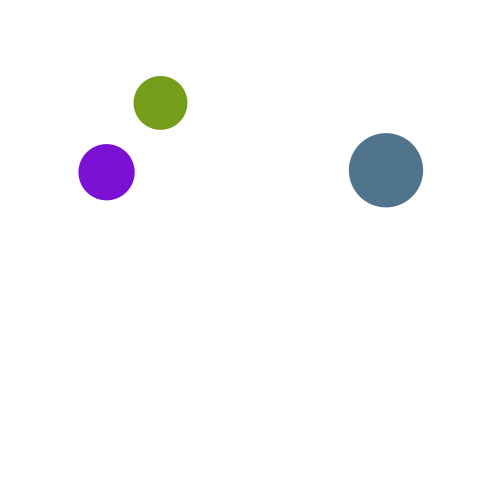
Frame 1 (no input)
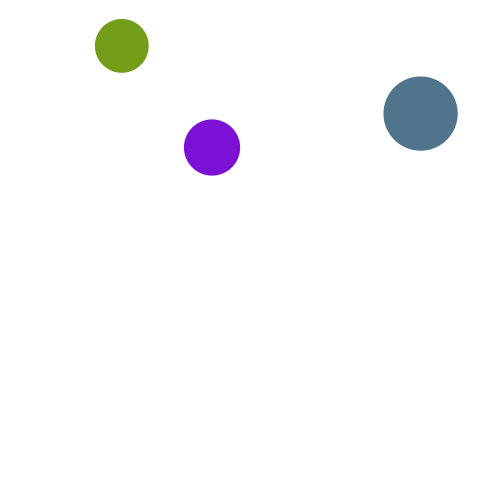
Frame 60 (the mouse pressed at the canvas centre just before this capture)
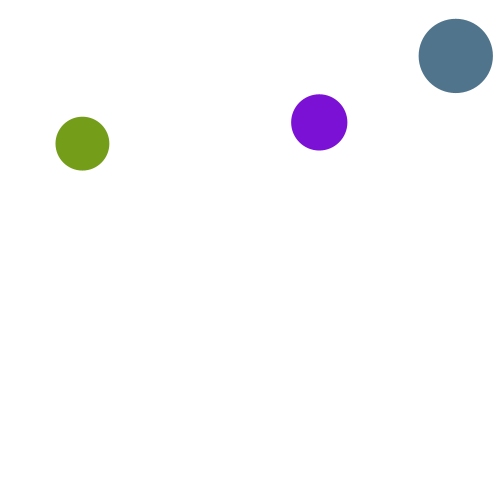
Frame 120 (the mouse held since frame 60 and released just before this capture)

The Processing sketch that drew these frames (run headless with seeded random() and noise(); from frame 60 on, the mouse is pressed at the canvas centre):

// Processing sketch: revisao_0_2
// ── revisao_0_2.pde
Ball ball1, ball2, ball3;

void setup(){
  size(500,500);
  ball1 = new Ball(-2,2);
  ball2 = new Ball(-2,2);
  ball3 = new Ball(-2,2);
  smooth();
  noStroke();
}

void draw(){
  background(255);
  ball1.updateBall();
  ball2.updateBall();
  ball3.updateBall();
}
// ── Ball.pde
class Ball{
  float speed_x, speed_y;
  float x, y;
  float size;
  int offset = 100;
  color ball_color;
  PVector direction;
  
  Ball(float min, float max){
    speed_x = random(min,max);
    speed_y = random(min,max);
    x = random(offset,width-offset);
    y = random(offset,height-offset);
    size = random(40,80);
    ball_color = color(int(random(0,255)),int(random(0,255)),int(random(0,255)));
  }
  
  void updateBall(){
    x += speed_x;
    y += speed_y;
    if(x <= size/2 || x >= width-(size/2)){
      speed_x *= -1;
    }
    if(y <= size/2 || y >= height - (size/2)){
      speed_y *= -1;
    }
    noStroke();
    fill(ball_color);
    ellipse(x,y,size,size);
  }
  
}
